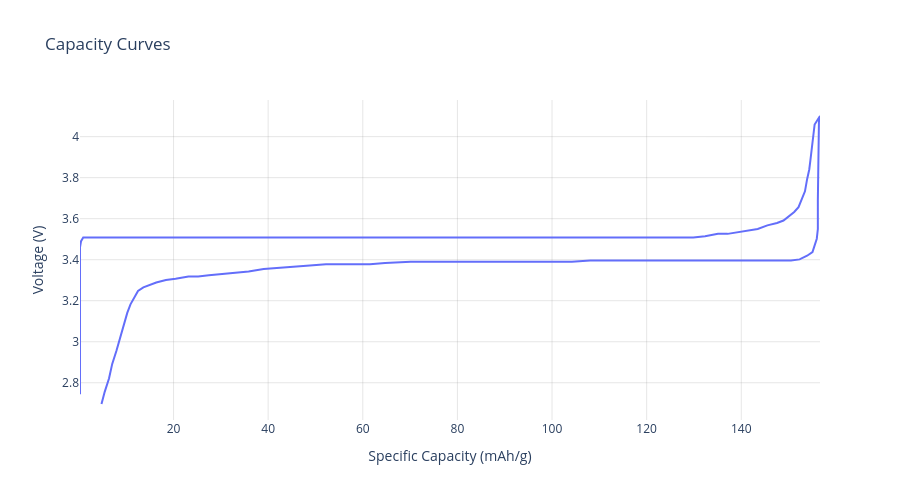

Notebook source saved alongside this figure:
### Code cell
# LFP

half_cell = (
    pd.read_csv(
        '../local_data/active_materials/cathode/LFP.csv',
        names=['specific_capacity', 'voltage', 'direction', 'id'],
        skiprows=1
    ).drop(
        columns=['id']
    ).assign(
        direction = lambda x: x['direction'].apply(lambda y: 'discharge' if y == 'CC_DChg' else 'charge'),
    )
)

lfp = CathodeMaterial(
    name = 'LFP',
    reference = 'Li/Li+',
    specific_cost = 6.00,
    density = 3.6,
    specific_capacity_curves = half_cell,
    color='#2c2c2c'
)

lfp.plot_specific_capacity_curves(width=900, height=500).show()

### Figure 1 — Plotly figure (JSON) as saved in the notebook; plotly's stock layout.template omitted (floating-point values rounded to 4 significant figures)
{"data": [{"hovertemplate": "<b>%{fullData.name}</b><br>Capacity: %{x:.2f} mAh/g<br>Voltage: %{y:.3f} V<br><i>Individual Material</i><extra></extra>", "line": {"width": 2}, "mode": "lines", "name": "4.1007 V", "type": "scatter", "x": [0.227, 0.227, 0.227, 0.454, 0.9081, 1.816, 3.405, 4.994, 7.264, 11.12, 21.79, 33.83, 46.08, 57.43, 67.2, 76.73, 81.73, 87.17, 93.98, 98.3, 102.2, 107.4, 112.1, 115.8, 118.5, 122.8, 126.4, 129.9, 132.3, 135.1, 137.1, 138.7, 141.2, 143.5, 145.5, 147.6, 148.9, 150.3, 151.2, 152.1, 152.8, 153.5, 153.9, 154.4, 154.6, 154.8, 155.1, 155.3, 155.5, 156.6, 156.6, 156.4, 156.2, 156.2, 156.0, 155.5, 155.1, 153.9, 152.3, 150.5, 137.1, 123.3, 108.1, 104.2, 99.43, 92.85, 83.77, 75.82, 70.15, 64.7, 61.52, 58.12, 54.71, 52.21, 48.81, 45.86, 42.68, 39.05, 35.87, 32.69, 29.97, 27.47, 25.2, 23.16, 20.43, 18.39, 16.35, 14.98, 13.62, 12.49, 11.58, 10.9, 10.22, 9.535, 8.854, 7.946, 7.037, 6.356, 5.448, 4.767], "y": [2.744, 3.354, 3.461, 3.49, 3.508, 3.508, 3.508, 3.508, 3.508, 3.508, 3.508, 3.508, 3.508, 3.508, 3.508, 3.508, 3.508, 3.508, 3.508, 3.508, 3.508, 3.508, 3.508, 3.508, 3.508, 3.508, 3.508, 3.508, 3.514, 3.526, 3.526, 3.532, 3.544, 3.55, 3.567, 3.579, 3.591, 3.615, 3.633, 3.656, 3.698, 3.733, 3.793, 3.84, 3.881, 3.935, 3.97, 4.018, 4.059, 4.101, 4.101, 4.071, 3.686, 3.55, 3.502, 3.467, 3.437, 3.419, 3.401, 3.396, 3.396, 3.396, 3.396, 3.39, 3.39, 3.39, 3.39, 3.39, 3.39, 3.384, 3.378, 3.378, 3.378, 3.378, 3.372, 3.366, 3.36, 3.354, 3.342, 3.336, 3.33, 3.324, 3.318, 3.318, 3.307, 3.301, 3.289, 3.277, 3.265, 3.247, 3.212, 3.182, 3.141, 3.082, 3.022, 2.957, 2.892, 2.821, 2.756, 2.696]}], "layout": {"height": 500, "hovermode": "closest", "paper_bgcolor": "white", "plot_bgcolor": "white", "title": {"text": "Capacity Curves"}, "width": 900, "xaxis": {"gridcolor": "rgba(128, 128, 128, 0.2)", "gridwidth": 1, "showgrid": true, "title": {"text": "Specific Capacity (mAh/g)"}, "zeroline": true, "zerolinecolor": "rgba(0, 0, 0, 0.5)", "zerolinewidth": 1}, "yaxis": {"gridcolor": "rgba(128, 128, 128, 0.2)", "gridwidth": 1, "showgrid": true, "title": {"text": "Voltage (V)"}, "zeroline": true, "zerolinecolor": "rgba(0, 0, 0, 0.5)", "zerolinewidth": 1}}}
